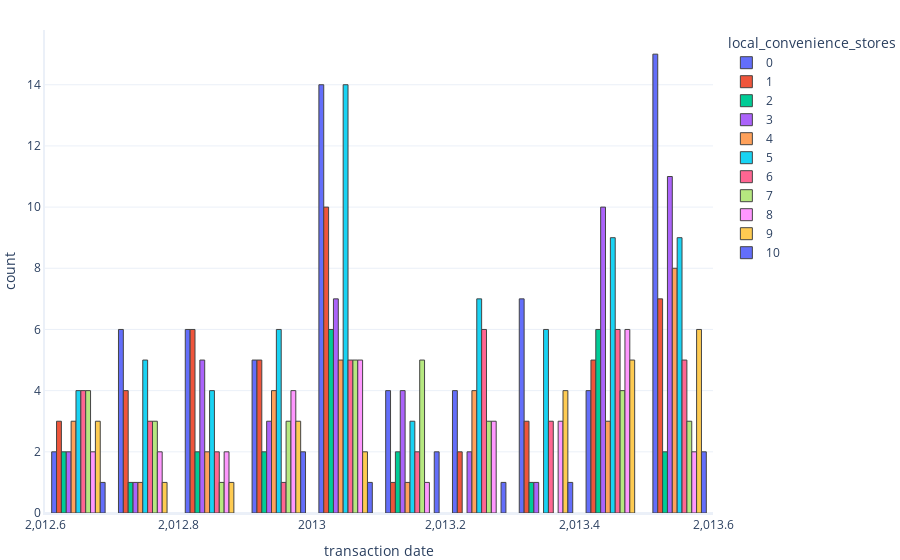

The code cell stored with this chart in its notebook:
### Code cell
import graphing as gr

gr.multiple_histogram(data, label_x='transaction_date', label_group='local_convenience_stores')
